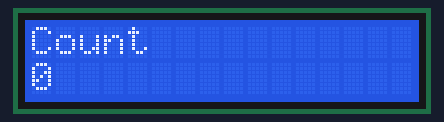
Recording of a sketch running on a simulated Arduino Uno, built with avr-gcc and run on an emulated ATmega328P. On the bench: 16×2 character LCD.

Above: at 0.1 s.
At 4.1 s:
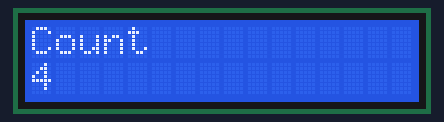
At 9.1 s:
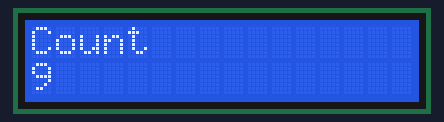
At 19.1 s:
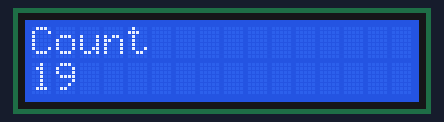
At 28.1 s:
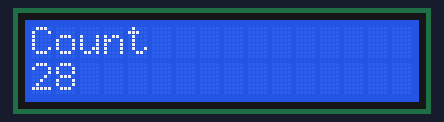
At 38.1 s:
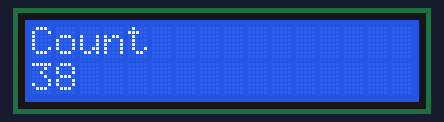

Measured:
- what the display in image 1 shows lasts 1.0 s, from 4.1 s to 5.1 s

The sketch:

sketch_apr18a.ino
```cpp
//LCD 텍스트와 증가하는 숫자
//LCD 라이브러리 삽입
#include <LiquidCrystal.h>
//시작 시간값을 0으로 설정
int time=0;
//회로에 연결된 핀 번호를 사용하여 lcd 객체 인스턴스 생성
LiquidCrystal lcd(2, 3, 4, 5, 6, 7);
void setup()
{
//LCD의 행과 열을 16행 2열로 설정
lcd.begin(16, 2);
//LCD에 문자열 출력
lcd.print("Count");
}
void loop()
{
//커서를 2열 1행으로 이동
lcd.setCursor(0,1);
//현재 시간값(초기값 0)을 출력
lcd.print(time);
//1초간 대기
delay(1000);
//시간값을 1 증가
time++;
}
```
